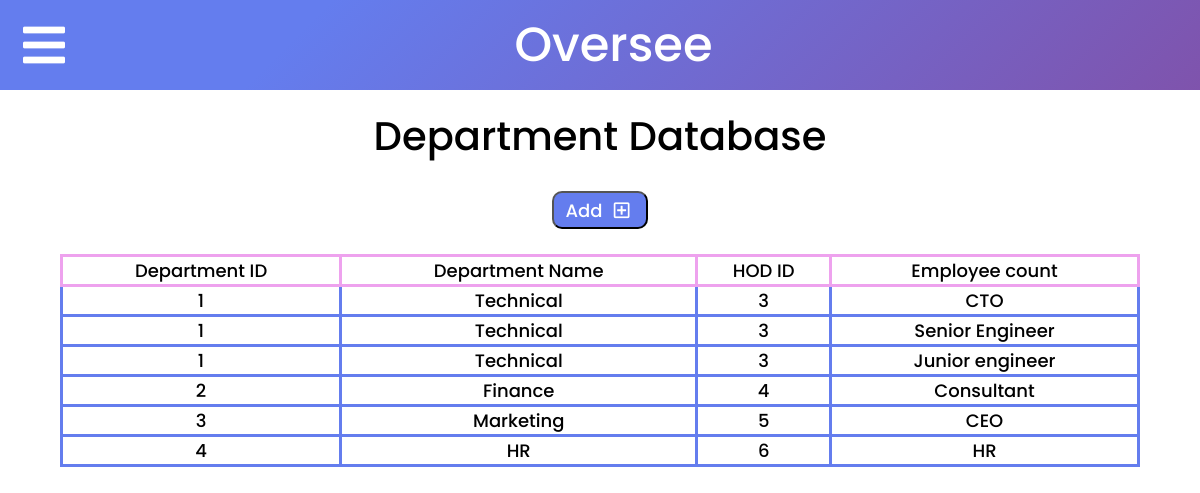
The app's page /HR/H_dept.php (signed in) with its own data.
### tables this page shows
CREATE TABLE `designation` (
  `DesignationID` varchar(15) NOT NULL,
  `Designation_name` varchar(50) NOT NULL,
  `Factor` double NOT NULL DEFAULT '1',
  `Annual_paid_leave` int NOT NULL DEFAULT '0',
  `Base_salary` double NOT NULL DEFAULT '0',
  `DeptID` varchar(15) NOT NULL,
  PRIMARY KEY (`DesignationID`),
  KEY `DeptID` (`DeptID`),
  CONSTRAINT `designation_ibfk_1` FOREIGN KEY (`DeptID`) REFERENCES `dept` (`DeptID`) ON DELETE CASCADE
);

CREATE TABLE `dept` (
  `DeptID` varchar(15) NOT NULL,
  `Dept_name` varchar(50) NOT NULL,
  `HODID` varchar(45) NOT NULL,
  PRIMARY KEY (`DeptID`),
  UNIQUE KEY `Dept_name` (`Dept_name`),
  KEY `HODID_idx` (`HODID`)
);

### HR/H_dept.php (the view, shortened to what this page needs)
<!DOCTYPE html>
<html lang="en">
<head>
    <link rel="stylesheet" href="https://cdnjs.cloudflare.com/ajax/libs/font-awesome/5.13.1/css/all.min.css"
 />
    <link rel="stylesheet" href="H_dept_style.css">
</head>
<?php
    include "../php_script/dbconnect.php";
    $que = mysqli_fetch_all(mysqli_query($conn,"SELECT * from dept left join designation using (DeptID);"),MYSQLI_ASSOC);
?>
<body>
<div class="container">
    <div class="main">
        <div class="menu">
            <div class="btn">
                <i class="fas fa-bars fa-3x" id="menuBtn"></i>
                <p id="title">Oversee</p>
            </div>
        </div>
        <div class="pageTitle">Department Database</div>
        <div class="add">
            <button id="add">Add <i class="far fa-plus-square"></i></button>
        </div>
        <div class="table">
            <table>
                <tr id="rowZero">
                    <th>Department ID</th>
                    <th>Department Name</th>
                    <th>HOD ID</th>
                    <th>Employee count</th>
                </tr>
                <?php
                $id=1;
                foreach($que as $que=>$row){
                echo "<tr id=\"dept-".$id."\">
                                <td id=\"dept-".$id."-Empid\">".$row["DeptID"]."</td>
                                <td id=\"dept-".$id."-Name\">".$row["Dept_name"]."</td>
                                <td id=\"dept-".$id."-HODID\">".$row["HODID"]."</td>
                                <td id=\"dept-".$id."-Empcount\">".$row["Designation_name"]."</td>
                            </tr>";
                $id++;
                }
                ?>
            </table>
        </div>
    </div>
</div>
</body>

### HR/H_dept_style.css (style rules this page uses)
* { font-weight: 500; margin: 0; padding: 0; font-family: 'poppins', sans-serif; }
.container { height: 100vh; width: 100vw; display: flex; }
.main { position: fixed; top: 0; display: flex; flex-direction: column; justify-content: flex-start; align-items: center; height: 100vh; width: 100%; }
i { cursor: pointer; margin: 5px; }
.menu { display: flex; align-items: center; justify-content: flex-start; width: 100%; height: 10vh; background-color: #7f53ac; background-image: linear-gradient(315deg, #7f53ac 0%, #647dee 74%); padding: 5px; border-right: 2px solid white; color:white; }
#menuBtn { margin-left: 2vw; width: 20vw; }
#title { width: 60vw; }
.btn { width: 100%; display: flex; align-items: center; justify-content: space-between; }
.menu p { color: white; text-align: center; font-size: 6vh; }
.pageTitle { font-size: 5vh; margin-top: 2vh; }
.add { display: flex; align-items: center; justify-content: center; padding: 2vw; width: 100%; height: 5%; }
.add button { color:white; cursor: pointer; display: flex; background: #647dee; align-items: center; justify-content: space-evenly; font-size: 1.5vw; border-radius: 10px; outline: none; padding: 5px; width: 8%; height: 95%; }
.table { display: flex; width: 90vw; font-size: 1.5vw; padding: 0; }
table { border-collapse: collapse; width: 100%; text-align: center; margin-bottom: 20px; }
th { border: 0.3vw solid rgb(238, 162, 238); }
td { cursor: pointer; border: 0.3vw solid #647dee; }

### records on screen
designation: DeptID.DeptID "1", DeptID.Dept_name "Technical", DeptID.HODID "3", Designation_name "CTO"
designation: DeptID.DeptID "1", DeptID.Dept_name "Technical", DeptID.HODID "3", Designation_name "Senior Engineer"
designation: DeptID.DeptID "1", DeptID.Dept_name "Technical", DeptID.HODID "3", Designation_name "Junior engineer"
designation: DeptID.DeptID "2", DeptID.Dept_name "Finance", DeptID.HODID "4", Designation_name "Consultant"
designation: DeptID.DeptID "3", DeptID.Dept_name "Marketing", DeptID.HODID "5", Designation_name "CEO"
designation: DeptID.DeptID "4", DeptID.Dept_name "HR", DeptID.HODID "6", Designation_name "HR"
